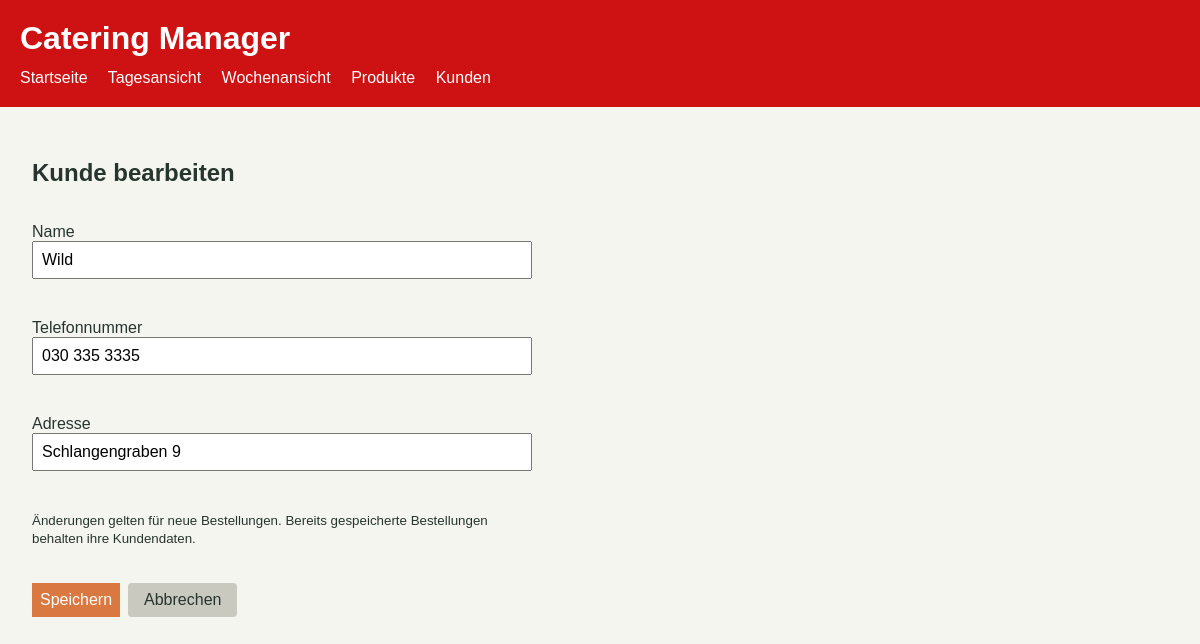
Before: /kunden/1/bearbeiten with the older database file.
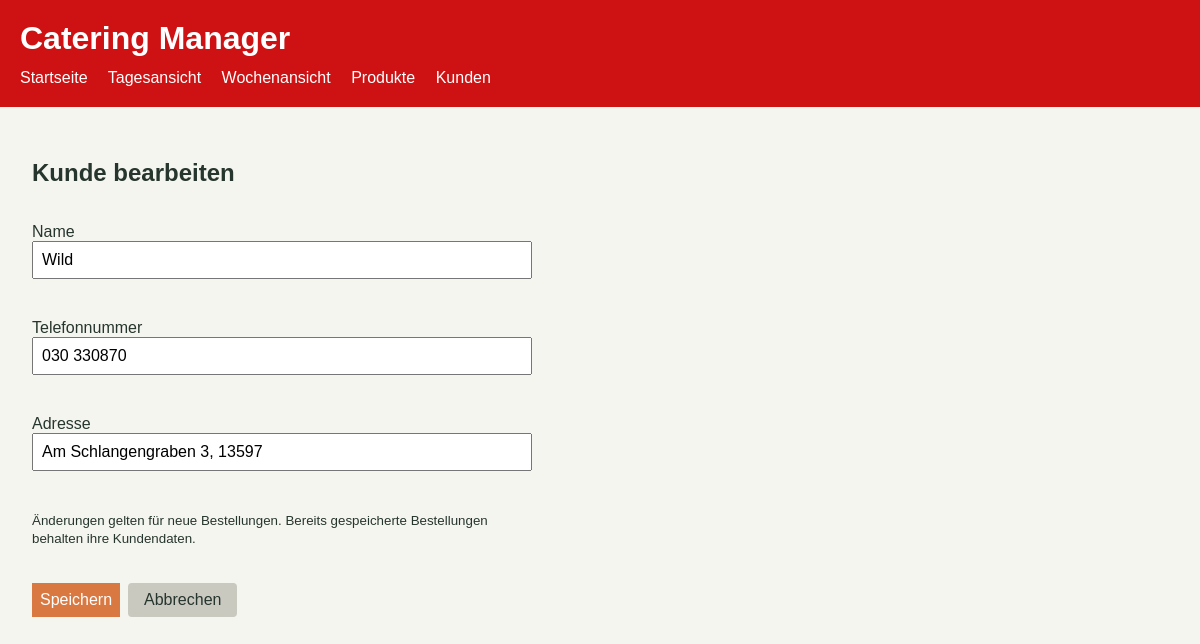
After: the same page with the newer database file.
### tables this page shows
CREATE TABLE customers (
  id INTEGER PRIMARY KEY,
  name TEXT NOT NULL COLLATE NOCASE,
  phone TEXT NOT NULL,
  address TEXT NOT NULL DEFAULT '',
  UNIQUE (name, phone)
);

### app.py (the view, shortened to what this page needs)
@app.route("/kunden/<int:customer_id>/bearbeiten", methods=["GET", "POST"])
def kunde_bearbeiten(customer_id):
    connection = connect_db()
    customer = connection.execute(
        "SELECT id, name, phone, address FROM customers WHERE id = ?",
        (customer_id,),
    ).fetchone()
    if customer is None:
        connection.close()
        return redirect(url_for("kunden", fehler="Kunde nicht gefunden."))
    def zeige_formular(werte, fehler_text=None):
        connection.close()
        return render_template(
            "kunde_edit.html",
            customer=werte,
            fehler=fehler_text,
        )
    if request.method == "GET":
        return zeige_formular(dict(customer))

### app.py (called while the page is built)
def connect_db():
    connection = sqlite3.connect(DB_PATH)
    connection.row_factory = sqlite3.Row
    connection.execute("PRAGMA foreign_keys = ON")
    return connection

### templates/kunde_edit.html (shortened to what this page needs)
<!doctype html>
<html lang="de">
  <head>
    <link rel="stylesheet" href="/style.css">
  </head>
  <body>
    <header>
      <h1>Catering Manager</h1>
      <nav>
        <a href="/">Startseite</a>
        <a href="/tagesansicht">Tagesansicht</a>
        <a href="/wochenansicht">Wochenansicht</a>
        <a href="/produkte">Produkte</a>
        <a href="/kunden">Kunden</a>
      </nav>
    </header>
    <main>
      <h2>Kunde bearbeiten</h2>
      <form method="post" action="/kunden/{{ customer['id'] }}/bearbeiten">
        <p>
          <label for="name">Name</label><br>
          <input type="text" id="name" name="name"
                 value="{{ customer['name'] }}" required>
        </p>
        <p>
          <label for="phone">Telefonnummer</label><br>
          <input type="tel" id="phone" name="phone"
                 value="{{ customer['phone'] }}" required>
        </p>
        <p>
          <label for="address">Adresse</label><br>
          <input type="text" id="address" name="address"
                 value="{{ customer['address'] }}">
        </p>
        <p><small>
          Änderungen gelten für neue Bestellungen. Bereits gespeicherte
          Bestellungen behalten ihre Kundendaten.
        </small></p>
        <div class="button-gruppe">
          <button type="submit">Speichern</button>
          <a class="abbrechen" href="/kunden">Abbrechen</a>
        </div>
      </form>
    </main>
  </body>
</html>

Changed rows visible on the page:
changed customers "Wild": phone "030 335 3335" → "030 330870"; address "Schlangengraben 9" → "Am Schlangengraben 3, 13597"
